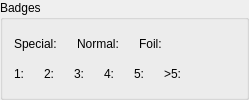
           <widget class="QGroupBox" name="groupBox_3">
            <property name="title">
             <string>Badges</string>
            </property>
            <layout class="QVBoxLayout" name="verticalLayout">
             <item>
              <layout class="QHBoxLayout" name="horizontalLayout_14">
               <item>
                <layout class="QHBoxLayout" name="horizontalLayout">
                 <item>
                  <widget class="QLabel" name="label_13">
                   <property name="text">
                    <string>Special:</string>
                   </property>
                  </widget>
                 </item>
                 <item>
                  <widget class="LabelValue" name="LabelSpecialBadgesValue">
                   <property name="sizePolicy">
                    <sizepolicy hsizetype="Expanding" vsizetype="Preferred">
                     <horstretch>0</horstretch>
                     <verstretch>0</verstretch>
                    </sizepolicy>
                   </property>
                   <property name="font">
                    <font>
                     <pointsize>10</pointsize>
                     <bold>true</bold>
                    </font>
                   </property>
                   <property name="text">
                    <string notr="true"/>
                   </property>
                  </widget>
                 </item>
                </layout>
               </item>
               <item>
                <layout class="QHBoxLayout" name="horizontalLayout_3">
                 <item>
                  <widget class="QLabel" name="label_15">
                   <property name="text">
                    <string>Normal:</string>
                   </property>
                  </widget>
                 </item>
                 <item>
                  <widget class="LabelValue" name="LabelNormalBadgesValue">
                   <property name="sizePolicy">
                    <sizepolicy hsizetype="Expanding" vsizetype="Preferred">
                     <horstretch>0</horstretch>
                     <verstretch>0</verstretch>
                    </sizepolicy>
                   </property>
                   <property name="font">
                    <font>
                     <pointsize>10</pointsize>
                     <bold>true</bold>
                    </font>
                   </property>
                   <property name="text">
                    <string notr="true"/>
                   </property>
                  </widget>
                 </item>
                </layout>
               </item>
               <item>
                <layout class="QHBoxLayout" name="horizontalLayout_4">
                 <item>
                  <widget class="QLabel" name="label_17">
                   <property name="text">
                    <string>Foil:</string>
                   </property>
                  </widget>
                 </item>
                 <item>
                  <widget class="LabelValue" name="LabelFoilBadgesValue">
                   <property name="sizePolicy">
                    <sizepolicy hsizetype="Expanding" vsizetype="Preferred">
                     <horstretch>0</horstretch>
                     <verstretch>0</verstretch>
                    </sizepolicy>
                   </property>
                   <property name="font">
                    <font>
                     <pointsize>10</pointsize>
                     <bold>true</bold>
                    </font>
                   </property>
                   <property name="text">
                    <string notr="true"/>
                   </property>
                  </widget>
                 </item>
                </layout>
               </item>
               <item>
                <spacer name="horizontalSpacer_2">
                 <property name="orientation">
                  <enum>Qt::Horizontal</enum>
                 </property>
                 <property name="sizeHint" stdset="0">
                  <size>
                   <width>40</width>
                   <height>20</height>
                  </size>
                 </property>
                </spacer>
               </item>
              </layout>
             </item>
             <item>
              <layout class="QHBoxLayout" name="horizontalLayout_17">
               <item>
                <layout class="QHBoxLayout" name="horizontalLayout_5">
                 <item>
                  <widget class="QLabel" name="label_19">
                   <property name="text">
                    <string>1:</string>
                   </property>
                  </widget>
                 </item>
                 <item>
                  <widget class="LabelValue" name="LabelBadges1LvlValue">
                   <property name="sizePolicy">
                    <sizepolicy hsizetype="Expanding" vsizetype="Preferred">
                     <horstretch>0</horstretch>
                     <verstretch>0</verstretch>
                    </sizepolicy>
                   </property>
                   <property name="font">
                    <font>
                     <pointsize>10</pointsize>
                     <bold>true</bold>
                    </font>
                   </property>
                   <property name="text">
                    <string notr="true"/>
                   </property>
                  </widget>
                 </item>
                </layout>
               </item>
               <item>
                <layout class="QHBoxLayout" name="horizontalLayout_8">
                 <item>
                  <widget class="QLabel" name="label_22">
                   <property name="text">
                    <string>2:</string>
                   </property>
                  </widget>
                 </item>
                 <item>
                  <widget class="LabelValue" name="LabelBadges2LvlValue">
                   <property name="sizePolicy">
                    <sizepolicy hsizetype="Expanding" vsizetype="Preferred">
                     <horstretch>0</horstretch>
                     <verstretch>0</verstretch>
                    </sizepolicy>
                   </property>
                   <property name="font">
                    <font>
                     <pointsize>10</pointsize>
                     <bold>true</bold>
                    </font>
                   </property>
                   <property name="text">
                    <string notr="true"/>
                   </property>
                  </widget>
                 </item>
                </layout>
               </item>
               <item>
                <layout class="QHBoxLayout" name="horizontalLayout_10">
                 <item>
                  <widget class="QLabel" name="label_24">
                   <property name="text">
                    <string>3:</string>
                   </property>
                  </widget>
                 </item>
                 <item>
                  <widget class="LabelValue" name="LabelBadges3LvlValue">
                   <property name="sizePolicy">
                    <sizepolicy hsizetype="Expanding" vsizetype="Preferred">
                     <horstretch>0</horstretch>
                     <verstretch>0</verstretch>
                    </sizepolicy>
                   </property>
                   <property name="font">
                    <font>
                     <pointsize>10</pointsize>
                     <bold>true</bold>
                    </font>
                   </property>
                   <property name="text">
                    <string notr="true"/>
                   </property>
                  </widget>
                 </item>
                </layout>
               </item>
               <item>
                <layout class="QHBoxLayout" name="horizontalLayout_11">
                 <item>
                  <widget class="QLabel" name="label_26">
                   <property name="text">
                    <string>4:</string>
                   </property>
                  </widget>
                 </item>
                 <item>
                  <widget class="LabelValue" name="LabelBadges4LvlValue">
                   <property name="sizePolicy">
                    <sizepolicy hsizetype="Expanding" vsizetype="Preferred">
                     <horstretch>0</horstretch>
                     <verstretch>0</verstretch>
                    </sizepolicy>
                   </property>
                   <property name="font">
                    <font>
                     <pointsize>10</pointsize>
                     <bold>true</bold>
                    </font>
                   </property>
                   <property name="text">
                    <string notr="true"/>
                   </property>
                  </widget>
                 </item>
                </layout>
               </item>
               <item>
                <layout class="QHBoxLayout" name="horizontalLayout_12">
                 <item>
                  <widget class="QLabel" name="label_28">
                   <property name="text">
                    <string>5:</string>
                   </property>
                  </widget>
                 </item>
                 <item>
                  <widget class="LabelValue" name="LabelBadges5LvlValue">
                   <property name="sizePolicy">
                    <sizepolicy hsizetype="Expanding" vsizetype="Preferred">
                     <horstretch>0</horstretch>
                     <verstretch>0</verstretch>
                    </sizepolicy>
                   </property>
                   <property name="font">
                    <font>
                     <pointsize>10</pointsize>
                     <bold>true</bold>
                    </font>
                   </property>
                   <property name="text">
                    <string notr="true"/>
                   </property>
                  </widget>
                 </item>
                </layout>
               </item>
               <item>
                <layout class="QHBoxLayout" name="horizontalLayout_13">
                 <item>
                  <widget class="QLabel" name="label_29">
                   <property name="text">
                    <string>&gt;5:</string>
                   </property>
                  </widget>
                 </item>
                 <item>
                  <widget class="LabelValue" name="LabelBadgesMore5LvlValue">
                   <property name="sizePolicy">
                    <sizepolicy hsizetype="Expanding" vsizetype="Preferred">
                     <horstretch>0</horstretch>
                     <verstretch>0</verstretch>
                    </sizepolicy>
                   </property>
                   <property name="font">
                    <font>
                     <pointsize>10</pointsize>
                     <bold>true</bold>
                    </font>
                   </property>
                   <property name="text">
                    <string notr="true"/>
                   </property>
                  </widget>
                 </item>
                </layout>
               </item>
               <item>
                <spacer name="horizontalSpacer_3">
                 <property name="orientation">
                  <enum>Qt::Horizontal</enum>
                 </property>
                 <property name="sizeHint" stdset="0">
                  <size>
                   <width>40</width>
                   <height>20</height>
                  </size>
                 </property>
                </spacer>
               </item>
              </layout>
             </item>
            </layout>
           </widget>
